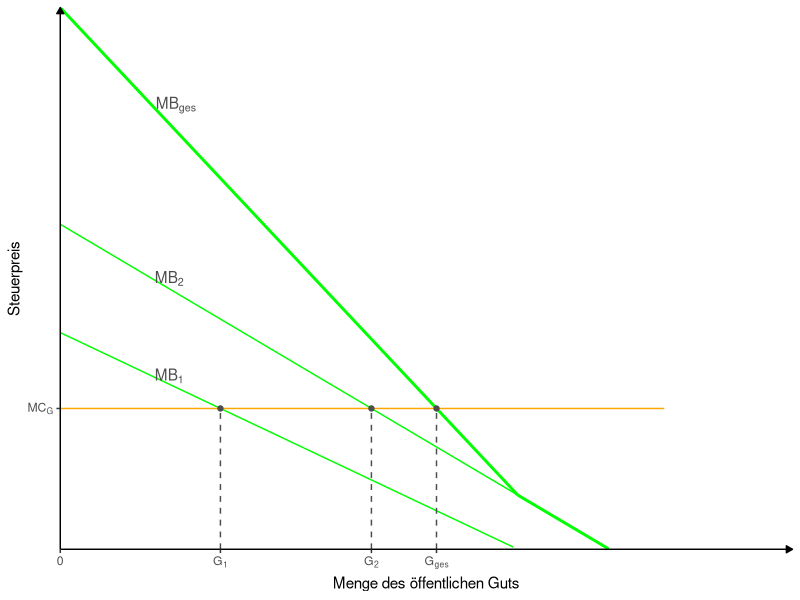
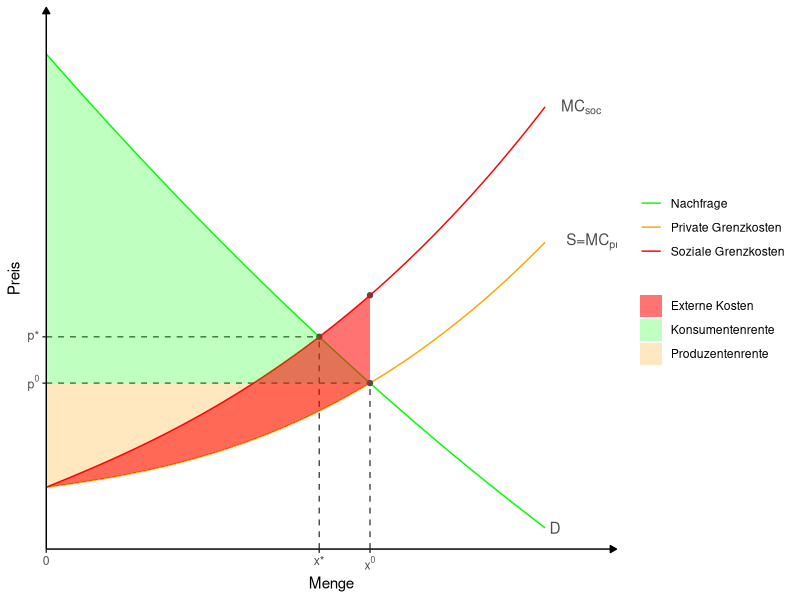
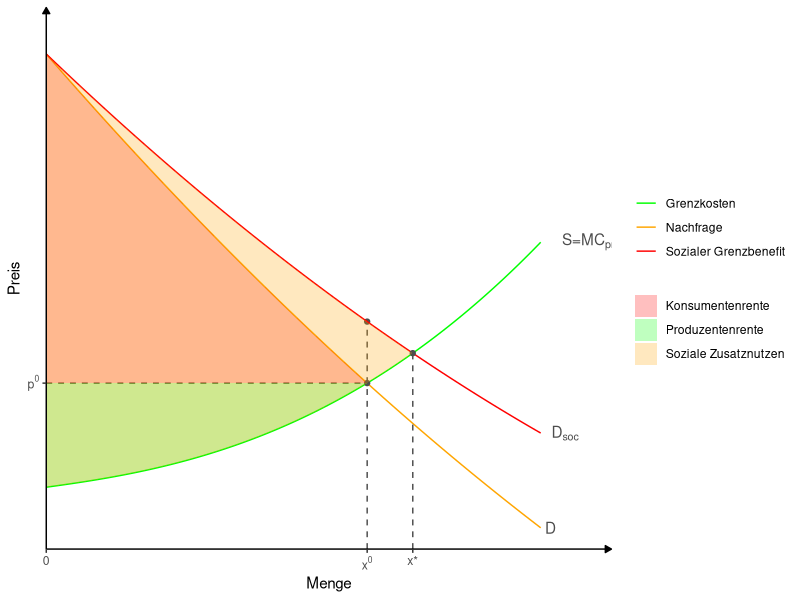

These charts were generated, in order, by the following R code:
## ---- chunk 1
# Bibliotheken laden
library(tidyverse)

# Funktionen definieren

x <- 0:5

demand2 <- function(x) 3-x
demand1 <- function(x) 2-.8*x

#Vertikale Aggregation
demandg <- function(x) demand1(x)+demand2(x) 

# Schnittpunkt 

q0 <- uniroot(function(x) demand2(x) - demandg(x), range(x))$root

p0 <- function(x) 1.3 #Horizontale Grenzkosten

q1 <- uniroot(function(x) demand1(x) - p0(x), range(x))$root

q2 <- uniroot(function(x) demand2(x) - p0(x), range(x))$root

qg <- uniroot(function(x) demandg(x) - p0(x), range(x))$root

q_knick <- uniroot(function(x) demand1(x), range(x))$root


# Chart

p  <- ggplot() +
  stat_function(aes(color = "Nachfrage"), fun = demand1, xlim = c(0,3.3))+
  annotate(geom = "text", x=.5, y=demand1(.5), hjust=-0.1, label=expression('MB'[1]),color = "grey30")+
  
  stat_function(aes(color = "Nachfrage"), fun = demand2, xlim = c(0,3.3))+
  annotate(geom = "text", x=.5, y=demand2(0.5), hjust=-0.1, label=expression('MB'[2]),color = "grey30")+
  
  stat_function(aes(color = "Nachfrage"), fun = demandg, xlim = c(0,q_knick), size=1)+
  annotate(geom = "text", x=.5, y=demandg(.5), hjust=-0.1, label=expression('MB'[ges]),color = "grey30")+
  
  stat_function(aes(color = "Nachfrage"), fun = demand2, xlim = c(q_knick,3.3), size=1)+
  stat_function(fun = p0, xlim = c(0,3.3), color="orange")+
  #
  annotate("point", x = q1, y = demand1(q1), color = "grey30")+
  annotate("point", x = q2, y = demand2(q2), color = "grey30")+
  annotate("point", x = qg, y = demandg(qg), color = "grey30")+
  #
  annotate("segment", x = q1, xend = q1, y = 0, yend = demand1(q1),
           linetype = "dashed", color = "grey30") +
  annotate("segment", x = q2, xend = q2, y = 0, yend = demand2(q2),
           linetype = "dashed", color = "grey30") +
  annotate("segment", x = qg, xend = qg, y = 0, yend = demandg(qg),
           linetype = "dashed", color = "grey30") +  
  scale_color_manual(values=c("green"))+
  #  scale_fill_manual(values=c("green", "orange"))+
  scale_x_continuous(expand = c(0, 0), 
                     breaks = c(0, q1, q2, qg), labels = expression(0, "G"[1], "G"[2], "G"[ges]),
                     limits = c(0, 4)) +
  scale_y_continuous(expand = c(0, 0), 
                     breaks = p0,
                     labels=expression("MC"[G]),
                     limits = c(0,5)
  ) +
  theme_classic() +
  theme(panel.grid = element_blank(),
        legend.position = "none", #Damit Legende unterdrückt.
  ) +
  theme(axis.line = element_line(arrow = arrow(type='closed', length = unit(5,'pt'))))+
  labs(x = "Menge des öffentlichen Guts", y = "Steuerpreis", 
       color = NULL, fill = NULL)
p

## ---- chunk 2
# Bibliotheken laden
library(tidyverse)
library(ggtext)

# Funktionen definieren

x <- 0:5

demand <- function(x) (x - 8)^2-5*x
supply <- function(x) x^2.5 + 2.5*x + 8
#t <-10
supply_ext <- function(x) x^2.5 + 7.5*x + 8

#labels <- c("Nachfrage", "Angebot")

#Gleichgewichtsmengen
q <- uniroot(function(x) demand(x) - supply(x), range(x))$root

q_t <- uniroot(function(x) demand(x) - supply_ext(x), range(x))$root

#Gleichgewichtspreise
p <- supply(q)
p_t <- supply_ext(q_t)

p_ext <- supply_ext(q)

test <- "x^t"

# Konsumenten- und Produzentenrente

z <- seq(0, q, 0.01)
z_t <- seq(0, q_t, 0.01)
z_wfl <- seq(0, q, 0.01)

# Chart

chart <- ggplot() +
  stat_function(aes(color = "Nachfrage"), fun = demand, xlim = c(0,3.5))+
   annotate(geom = "text", x=3.5, y=demand(3.5), hjust=-0.4, label="D",color = "grey30")+
  stat_function(aes(color = "Private Grenzkosten"), fun = supply, xlim = c(0,3.5))+
  annotate(geom = "text", x=3.5, y=supply(3.5), hjust=-0.4, label=expression("S=MC"[pr]), color = "grey30")+ 
  annotate("point", x = q, y = p, color = "grey30")+
  annotate("segment", x = q, xend = q, y = 0, yend = p,
           linetype = "dashed", color = "grey30") +
  annotate("segment", x = 0, xend = q, y = p, yend = p,
           linetype = "dashed", color = "grey30")+
  annotate("point", x = q, y = p_ext, color = "grey30")+
   geom_ribbon(aes(x = z, ymin = supply(z), ymax = p,
                  fill = "Produzentenrente"), alpha = 0.25) +
  stat_function(aes(color = "Soziale Grenzkosten"), fun = supply_ext, xlim = c(0,3.5))+
  annotate(geom = "text", x=3.5, y=supply_ext(3.5), hjust=-0.4, label=expression("MC"[soc]),color = "grey30")+
  annotate("point", x = q_t, y = p_t, color = "grey30")+
  annotate("segment", x = q_t, xend = q_t, y = 0, yend = p_t,
           linetype = "dashed", color = "grey30") +
  annotate("segment", x = 0, xend = q_t, y = p_t, yend = p_t,
           linetype = "dashed", color = "grey30")+
 # annotate("text", x=1, y=16, label="PR", color="grey30")+
  #Preis abzüglich steuer
  # annotate("segment", x = 0, xend = q_t, y = p_t-t, yend = p_t-t,
   #        linetype = "dashed", color = "grey30")+
  geom_ribbon(aes(x = z, ymin = p, ymax = demand(z),
                  fill = "Konsumentenrente"), alpha = 0.25)+
 # geom_ribbon(aes(x = z_t, ymin = p_t-t, ymax = p_t,
  #                fill = "Steuereinnahmen"), alpha = 0.55)+
 # geom_ribbon(aes(x = z_wfl, ymin = supply(z_wfl), ymax = demand(z_wfl),
  #                fill = "Wohlfahrtsverlust"), alpha = 0.55)+
#  annotate("text", x=1, y=28, label="KR", color="grey30")+
  #Soziale Kosten
  geom_ribbon(aes(x = z_wfl, ymin = supply(z_wfl), ymax = supply_ext(z_wfl),
                                 fill = "Externe Kosten"), alpha = 0.55)+
 # annotate("text", x=q+1, y=p_t, label="Wohlfahrtsverlust",color = "grey30")+
  scale_color_manual(values=c("green", "orange", "red"))+
  scale_fill_manual(values=c("red", "green", "orange"))+
  scale_x_continuous(expand = c(0, 0), 
                     breaks = c(0,q_t,q), labels = expression(0, "x*","x"^0),
                     limits = c(0, 4)) +
  scale_y_continuous(expand = c(0, 0), 
                     breaks = c(p, p_t), labels = expression("p"^0, "p*"),
                     limits = c(0,70)) +
  theme_classic() +
  theme(panel.grid = element_blank(),
       # legend.position = "none", #Damit Legende unterdrückt.
       #axis.breaks.x=element_markdown()
       ) +
  theme(axis.line = element_line(arrow = arrow(type='closed', length = unit(5,'pt'))))+
  labs(x = "Menge", y = "Preis", 
       color = NULL, fill = NULL)


chart

## ---- chunk 3
# Bibliotheken laden
library(tidyverse)
library(ggtext)

# Funktionen definieren

x <- 0:5

demand <- function(x) (x - 8)^2-5*x
supply <- function(x) x^2.5 + 2.5*x + 8
#t <-10
demand_ext <- function(x) (x - 8)^2-1.5*x

#labels <- c("Nachfrage", "Angebot")

#Gleichgewichtsmengen
q <- uniroot(function(x) demand(x) - supply(x), range(x))$root

q_t <- uniroot(function(x) demand_ext(x) - supply(x), range(x))$root

#Gleichgewichtspreise
p <- supply(q)
p_t <- demand_ext(q_t)

p_ext <- demand_ext(q)

test <- "x^t"

# Konsumenten- und Produzentenrente

z <- seq(0, q, 0.01)
z_t <- seq(0, q_t, 0.01)
z_wfl <- seq(0, q_t, 0.01)

# Chart

chart <- ggplot() +
  stat_function(aes(color = "Nachfrage"), fun = demand, xlim = c(0,3.5))+
   annotate(geom = "text", x=3.5, y=demand(3.5), hjust=-0.4, label="D",color = "grey30")+
  stat_function(aes(color = "Grenzkosten"), fun = supply, xlim = c(0,3.5))+
  annotate(geom = "text", x=3.5, y=supply(3.5), hjust=-0.4, label=expression("S=MC"[pr]), color = "grey30")+ 
  annotate("point", x = q, y = p, color = "grey30")+
  annotate("segment", x = q, xend = q, y = 0, yend = p_ext,
           linetype = "dashed", color = "grey30") +
  annotate("segment", x = 0, xend = q, y = p, yend = p,
           linetype = "dashed", color = "grey30")+
  annotate("point", x = q, y = p_ext, color = "grey30")+
   geom_ribbon(aes(x = z, ymin = supply(z), ymax = p,
                  fill = "Produzentenrente"), alpha = 0.25) +
  stat_function(aes(color = "Sozialer Grenzbenefit"), fun = demand_ext, xlim = c(0,3.5))+
  annotate(geom = "text", x=3.5, y=demand_ext(3.5), hjust=-0.4, label=expression("D"[soc]),color = "grey30")+
  annotate("point", x = q_t, y = p_t, color = "grey30")+
  annotate("segment", x = q_t, xend = q_t, y = 0, yend = p_t,
           linetype = "dashed", color = "grey30") +
 # annotate("segment", x = 0, xend = q_t, y = p_t, yend = p_t,
 #          linetype = "dashed", color = "grey30")+
 # annotate("text", x=1, y=16, label="PR", color="grey30")+
  #Preis abzüglich steuer
  # annotate("segment", x = 0, xend = q_t, y = p_t-t, yend = p_t-t,
   #        linetype = "dashed", color = "grey30")+
  geom_ribbon(aes(x = z, ymin = p, ymax = demand(z),
                  fill = "Konsumentenrente"), alpha = 0.25)+
 # geom_ribbon(aes(x = z_t, ymin = p_t-t, ymax = p_t,
  #                fill = "Steuereinnahmen"), alpha = 0.55)+
 # geom_ribbon(aes(x = z_wfl, ymin = supply(z_wfl), ymax = demand(z_wfl),
  #                fill = "Wohlfahrtsverlust"), alpha = 0.55)+
#  annotate("text", x=1, y=28, label="KR", color="grey30")+
  #Sozialer Zusatznutzen Nutzen
  geom_ribbon(aes(x = z_wfl, ymin = supply(z_wfl), ymax = demand_ext(z_wfl),
                                 fill = "Soziale Zusatznutzen"), alpha = 0.25)+
 # annotate("text", x=q+1, y=p_t, label="Wohlfahrtsverlust",color = "grey30")+
  scale_color_manual(values=c("green", "orange", "red"))+
  scale_fill_manual(values=c("red", "green", "orange"))+
  scale_x_continuous(expand = c(0, 0), 
                     breaks = c(0,q_t,q), labels = expression(0, "x*","x"^0),
                     limits = c(0, 4)) +
  scale_y_continuous(expand = c(0, 0), 
                     breaks = c(p), labels = expression("p"^0),
                     limits = c(0,70)) +
  theme_classic() +
  theme(panel.grid = element_blank(),
       # legend.position = "none", #Damit Legende unterdrückt.
       #axis.breaks.x=element_markdown()
       ) +
  theme(axis.line = element_line(arrow = arrow(type='closed', length = unit(5,'pt'))))+
  labs(x = "Menge", y = "Preis", 
       color = NULL, fill = NULL)


chart

